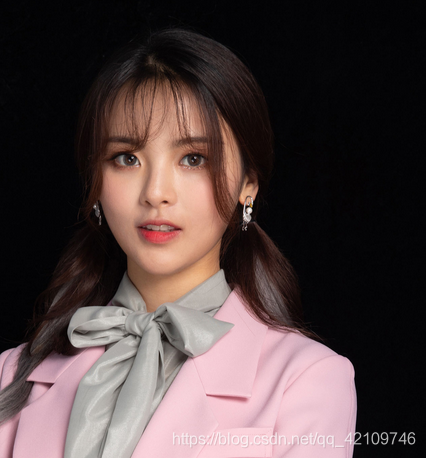
#> input picture img/img_2.png, 426 x 458 px
$ python '05人脸检测.py'
#> lines starting #> are read from the running program, lines starting #| are printed output that depends on the picture; after the words box and inside, x2 and y2 are one past the last pixel; in counts of white or black regions, pixels touching at a corner belong together
#> further down, img is the input picture: shape (458, 426, 3); mean B, G, R 64.3, 64.7, 79.4
import cv2 as cv

#绘制函数
def face_detect_demo():
    pary = cv.cvtColor(img, cv.COLOR_BGR2RGB)
    # 加载分类器
    face_detect = cv.CascadeClassifier(
        "D:/openvc/Downloads/opencv/sources/data/haarcascades/haarcascade_frontalface_alt2.xml")
    face = face_detect.detectMultiScale(pary,1.01,5,0,(100,100),(300,300))  # detectMultiScale返回脸部的矩形x, y, w, h
#> face = [[70, 89, 181, 181]]
    for x, y, w, h in face:
        cv.rectangle(img, (x, y), (x + w, y + h), color=(0, 0, 255), thickness=2)
#> this loop made 1 pass
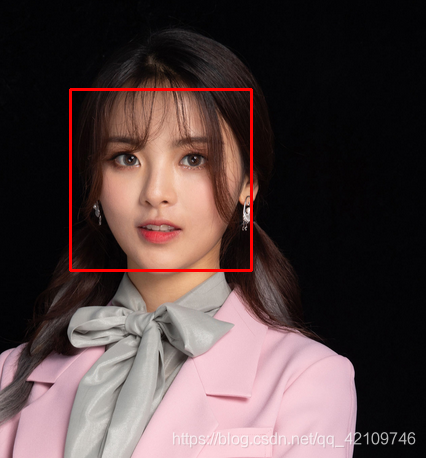
#> img: shape (458, 426, 3); 1.11% of pixels changed, all inside (x1, y1, x2, y2) = (69, 88, 253, 272)
    cv.imshow('face',img)

# 读取图片
img = cv.imread("img/img_2.png")
# 检测函数
face_detect_demo()
while True:
    if ord("q") == cv.waitKey(0):
#> (key q is pressed here)
        break
# 显示图片
cv.imshow('read_img', img)
# 等待
cv.waitKey(0)
# 释放内存
cv.destroyWindow()

$ run again, with img/img_4.png copied over img/img_2.png
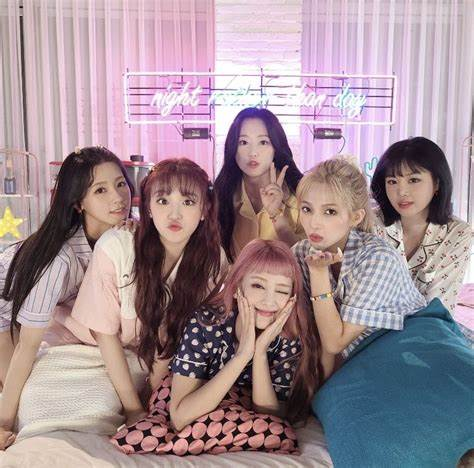
#> input picture img/img_4.png, 474 x 468 px
#> img is the input picture: shape (468, 474, 3); mean B, G, R 148.7, 142.1, 161.5
#> face = [[50, 298, 116, 116]]
#> the loop in face_detect_demo, `for x, y, w, h in face:` made 1 pass
#> after the loop in face_detect_demo, `for x, y, w, h in face:`:
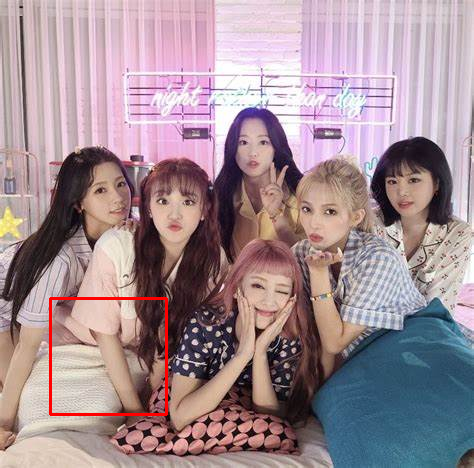
#> img: shape (468, 474, 3); 0.63% of pixels changed, all inside (x1, y1, x2, y2) = (49, 297, 168, 416)
